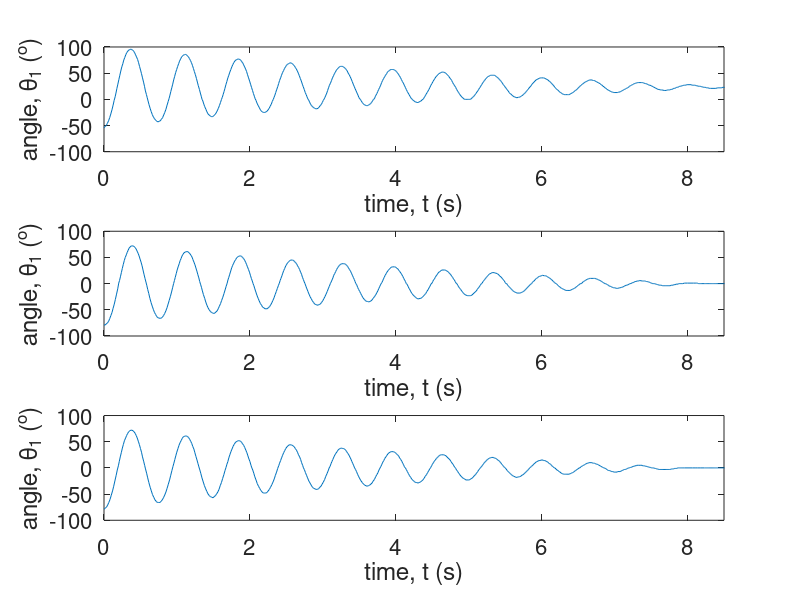

Write MATLAB code to recreate this figure. (Note: this script raises an error after producing the figure.)
% Chris Kreienkamp
% 11/13/17
% Experiment A11
clear
clf
clc
load('A11_workspace.mat')


%% 1. plot theta vs t for the single pendulum
single1_time = (singlependulum1((108:747),3)-singlependulum1(108,3))/1000;
single2_time = (singlependulum2((127:1261),3)-singlependulum2(127,3))/1000;
single3_time = (singlependulum3((143:855),3)-singlependulum3(143,3))/1000;
single1_theta = singlependulum1((108:747),2);
single2_theta = singlependulum2((127:1261),2);
single3_theta = singlependulum3((143:855),2);

figure(1)
subplot(3,1,1); plot(single1_time,single1_theta)
xlabel('time, t (s)'); ylabel('angle, \theta_1 (^o)')
axis([0 8.5 -100 100])
set(gca,'FontSize',16)
subplot(3,1,2); plot(single2_time,single2_theta)
xlabel('time, t (s)'); ylabel('angle, \theta_1 (^o)')
axis([0 8.5 -100 100])
set(gca,'FontSize',16)
subplot(3,1,3); plot(single3_time,single3_theta)
xlabel('time, t (s)'); ylabel('angle, \theta_1 (^o)')
axis([0 8.5 -100 100])
set(gca,'FontSize',16)


%% 2. plot angular speed vs theta for one of the single pendulum data sets
% angular speed is the time derivative of the angle theta
angspeed1 = zeros(639);
single1_thedit = zeros(639);
for i = 1:639
   ynew = single1_theta(i+1);
   y = single1_theta(i);
   dt = single1_time(i+1) - single1_time(i);
   angspeed1(i) = (ynew-y)/dt;
   single1_thedit(i) = (single1_theta(i+1)+single1_theta(i))/2;
end

figure(2)
single1_smooth = smooth(single1_thedit,3,'moving');
angspeedsmooth1 = smooth(angspeed1,3,'moving');
plot(single1_smooth,angspeedsmooth1);
xlabel('angle, \theta_1 (^o)'); ylabel('angular speed \omega_1')
set(gca,'FontSize',16)


%% 3. plot theta vs t for the double pendulum
double1_time = doublependulum1((50:941),3)/1000-doublependulum1(50,3)/1000;
double2_time = doublependulum2((39:775),3)/1000-doublependulum2(39,3)/1000;
double3_time = doublependulum3((44:782),3)/1000-doublependulum3(44,3)/1000;
double1_theta = doublependulum1((50:941),2);
double2_theta = doublependulum2((39:775),2);
double3_theta = doublependulum3((44:782),2);

figure(3)
subplot(3,1,1); plot(double1_time,double1_theta)
xlabel('time, t (s)'); ylabel('angle, \theta_1 (^o)')
axis([0 9.75 -150 100])
set(gca,'FontSize',16)
subplot(3,1,2); plot(double2_time,double2_theta)
xlabel('time, t (s)'); ylabel('angle, \theta_1 (^o)')
axis([0 9.75 -150 100])
set(gca,'FontSize',16)
subplot(3,1,3); plot(double3_time,double3_theta)
xlabel('time, t (s)'); ylabel('angle, \theta_1 (^o)')
axis([0 9.75 -150 100])
set(gca,'FontSize',16)


%% 4. plot angular speed vs theta for one of the double pendulum data sets
% angular speed is the time derivative of the angle theta
angspeed2 = zeros(738);
double3_thedit = zeros(738);
for i = 1:738
   ynew = double3_theta(i+1);
   y = double3_theta(i);
   dt = double3_time(i+1) - double3_time(i);
   angspeed2(i) = (ynew-y)/dt;
   double3_thedit(i) = (double3_theta(i+1)+double3_theta(i))/2;
end

figure(4)
double3_smooth = smooth(double3_thedit,3,'moving');
angspeedsmooth2 = smooth(angspeed2,3,'moving');
plot(double3_smooth,angspeedsmooth2);
xlabel('angle, \theta_1 (^o)'); ylabel('angular speed \omega_1')
set(gca,'FontSize',16)


%% plot of accelerometer voltage Vout vs pitch angle theta
pitch = [90 0 75 60 45 30 15 -15 -30 -45 -60 -75 -90];
Vout = [1.26 1.57 1.28 1.33 1.37 1.43 1.51 1.63 1.76 1.82 1.88 1.91 1.92];
pitch_5 = linspace(-100,100,100000);
Vout_5 = (Vout(1)-Vout(2))*sind(pitch_5)+Vout(2);

figure(5)
plot(pitch,Vout,'o',pitch_5,Vout_5,'-')
xlabel('pitch angle \theta (^o)'); ylabel('accelerometer voltage, V_o_u_t (V)')
legend('Measured Voltage','Theoretical Voltage','Location','Northeast')
set(gca,'FontSize',16)
